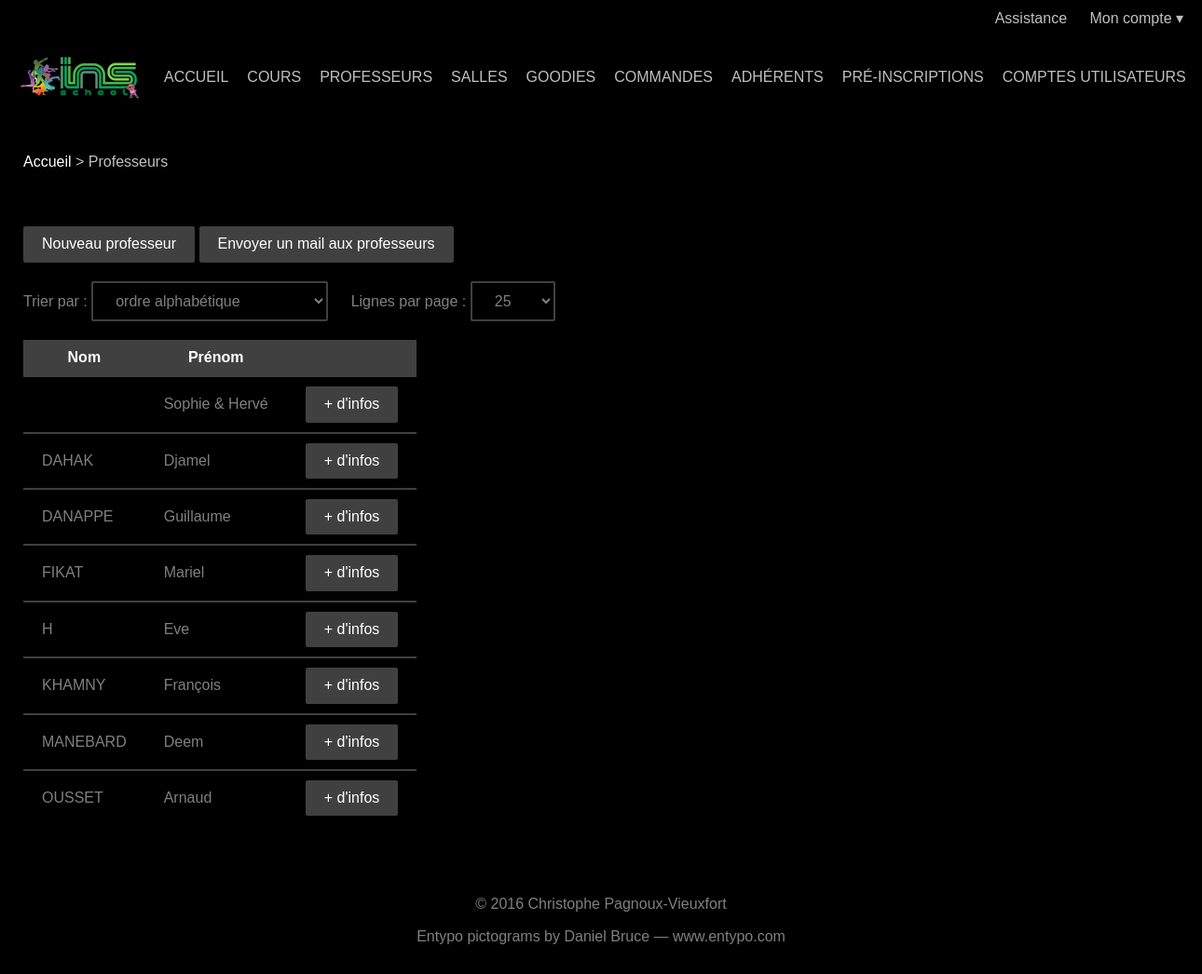
The page /overview.php?table=teacher (signed in) on the database its author committed.
### tables this page shows
CREATE TABLE `teacher` (
  `teacher_id` tinyint(3) UNSIGNED NOT NULL,
  `first_name` varchar(50) NOT NULL,
  `last_name` varchar(50) NOT NULL,
  `birth_date` date DEFAULT NULL,
  `address` varchar(255) DEFAULT NULL,
  `postal_code` char(5) DEFAULT NULL,
  `city` varchar(50) DEFAULT NULL,
  `cellphone` char(14) DEFAULT NULL,
  `phone` char(14) DEFAULT NULL,
  `email` varchar(100) DEFAULT NULL,
  `absences` tinyint(3) UNSIGNED NOT NULL DEFAULT '0'
);

### views/table_teacher.html.php (the view, shortened to what this page needs)
<ol class="breadcrumb">
  <li><?php link_home() ?></li>
  <li>Professeurs</li>
</ol>
<div class="container">
  <ul class="action-links">
    <li><?php link_add_entity($table) ?></li>
    <li><?php link_send_mail_to_multiple_recipients($table) ?></li>
  </ul>
  <?php if (mysqli_num_rows($result) != 0): ?>
    <table>
      <tr>
        <th>Nom</th>
        <th>Prénom</th>
        <th></th>
      </tr>
      <?php while ($row = mysqli_fetch_assoc($result)): ?>
        <?php $row = html_encode_strings($row) ?>
        <tr>
          <td><?php echo strtoupper($row['last_name']) ?></td>
          <td><?php echo $row['first_name'] ?></td>
          <td><?php link_entity('teacher', $row['teacher_id']) ?></td>
        </tr>
      <?php endwhile ?>
    </table>
  <?php else: ?>
    <p>Aucun professeur</p>
  <?php endif ?>
</div>

### src/util.php (shortened to what this page needs)
<?php
require_once 'src/table.php';
function link_home()
{
	echo '<a href="index.php">Accueil</a>';
}
function link_table($table)
{
	$label = '';
	switch ($table) {
	case 'goody':
		$label = 'Goodies';
		break;
	case 'lesson':
		$label = 'Cours';
		break;
	case 'member':
		$label = 'Adhérents';
		break;
	case 'order':
		$label = 'Commandes';
		break;
	case 'pre_registration':
		$label = 'Pré-inscriptions';
		break;
	case 'room':
		$label = 'Salles';
		break;
	case 'teacher':
		$label = 'Professeurs';
		break;
	case 'user':
		$label = 'Comptes utilisateurs';
		break;
	}
	echo '<a href="overview.php?table=' . $table . '">' . $label . '</a>';
}
function link_entity($table, $id, $label = null)
{
	if (isset($label))
		echo '<a href="entity.php?table=' . $table . '&amp;id=' . $id .
		     '">' . $label . '</a>';
	else
		echo '<a class="button" href="entity.php?table=' . $table .
		     '&amp;id=' . $id . '">+ d\'infos</a>';
}
function link_add_entity($table, $id = null)
{
	$label = '';
	switch ($table) {
	case 'teacher':
		$label = 'Nouveau professeur';
		break;
	}
	if (isset($id))
		echo '<a class="button" href="entity.php?action=add&amp;' .
		     'table=' . $table . '&amp;id=' . $id . '">' . $label .
		     '</a>';
	else
		echo '<a class="button" href="entity.php?action=add&amp;' .
		     'table=' . $table . '">' . $label . '</a>';
}
function link_send_mail_to_multiple_recipients($table)
{
	$filter = select_filter($table);
	$link = connect_database();
	$query = 'SELECT email FROM `' . $table . '`' . $filter;
	if (!$result = mysqli_query($link, $query)) {
		sql_error($link, $query);
		exit;
	}
	$to = '';
	$to = htmlspecialchars(urlencode($to));
	$label = '';
	switch ($table) {
	case 'teacher':
		$label = 'Envoyer un mail aux professeurs';
		break;
	}
	echo '<a class="button" href="mailto:' . $to . '" target="_blank">' .
	     $label . '</a>';
}
function link_send_ticket()
{
	echo '<a href="send_ticket.php">Assistance</a>';
}
function html_encode_strings($array)
{
	return $array;
}

### public/css/main.css (style rules this page uses)
body { background-attachment: fixed; background-color: #000000; background-image: url('../img/background.jpg'); background-position: center top; color: #808080; }
a { color: #ffffff; text-decoration: none; }
input[type=submit], .button { background-color: #404040; border: none; border-radius: 2px; color: #ffffff; display: inline-block; }
input[type=submit], .button { padding: 10px 20px; }
table { border-collapse: collapse; }
th, td { border-bottom: 2px solid #404040; padding: 10px 20px; }
th { background-color: #404040; color: #ffffff; }
tr:last-child td { border-bottom: none; }
.dropdown-menu, .navbar ul, .breadcrumb, .pagination ul, .action-links { margin: 0; padding: 0; }
.navbar, .breadcrumb, .container, .super-container, .footer-container { box-sizing: border-box; margin: auto; width: 1280px; }
.navbar li a { display: inline-block; float: left; padding: 0 10px; }
.utility-bar a, .dropdown-toggle, .navbar li a { color: #c0c0c0; }
.breadcrumb { color: #c0c0c0; margin-bottom: 20px; padding: 0 20px; }
.breadcrumb li { display: inline; }
.breadcrumb li::before { content: '> '; }
.breadcrumb li:first-child::before { content: none; }
.container { background-color: #000000; margin-bottom: 20px; padding: 20px; }
.action-links { margin-bottom: 20px; margin-top: 20px; }
.action-links li { display: inline; }

### public/css/footer.css (style rules this page uses)
html { min-height: 100%; position: relative; }
body { margin-bottom: 140px; }

### rows shown on the page
teacher: first_name "Sophie & Hervé"
teacher: last_name "DAHAK", first_name "Djamel"
teacher: last_name "DANAPPE", first_name "Guillaume"
teacher: last_name "FIKAT", first_name "Mariel"
teacher: last_name "H", first_name "Eve"
teacher: last_name "KHAMNY", first_name "François"
teacher: last_name "MANEBARD", first_name "Deem"
teacher: last_name "OUSSET", first_name "Arnaud"

### other values the page prints
$label "COURS PROFESSEURS SALLES GOODIES COMMANDES ADHÉRENTS PRÉ-INSCRIPTIONS COMPTES UTILISATEURS"
$label "Nouveau professeur"
$label "Envoyer un mail aux professeurs"
